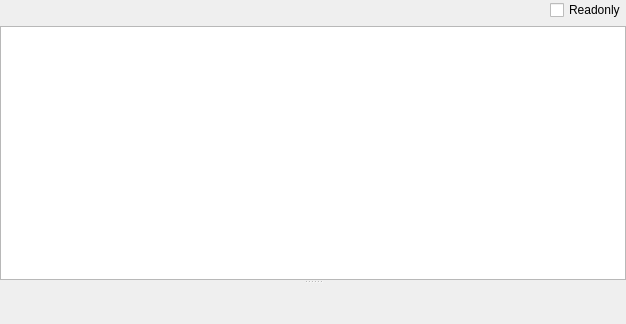
<?xml version="1.0" encoding="UTF-8"?>
<ui version="4.0">
 <class>MACHSectionHeaderWidget</class>
 <widget class="QWidget" name="MACHSectionHeaderWidget">
  <property name="geometry">
   <rect>
    <x>0</x>
    <y>0</y>
    <width>626</width>
    <height>324</height>
   </rect>
  </property>
  <property name="windowTitle">
   <string notr="true">Form</string>
  </property>
  <layout class="QVBoxLayout" name="verticalLayout">
   <property name="leftMargin">
    <number>0</number>
   </property>
   <property name="topMargin">
    <number>0</number>
   </property>
   <property name="rightMargin">
    <number>0</number>
   </property>
   <property name="bottomMargin">
    <number>0</number>
   </property>
   <item>
    <layout class="QHBoxLayout" name="horizontalLayout">
     <property name="sizeConstraint">
      <enum>QLayout::SetDefaultConstraint</enum>
     </property>
     <item>
      <spacer name="horizontalSpacer">
       <property name="orientation">
        <enum>Qt::Horizontal</enum>
       </property>
       <property name="sizeHint" stdset="0">
        <size>
         <width>40</width>
         <height>20</height>
        </size>
       </property>
      </spacer>
     </item>
     <item>
      <widget class="QCheckBox" name="checkBoxReadonly">
       <property name="text">
        <string>Readonly</string>
       </property>
      </widget>
     </item>
    </layout>
   </item>
   <item>
    <widget class="QSplitter" name="splitter">
     <property name="orientation">
      <enum>Qt::Vertical</enum>
     </property>
     <widget class="QTableWidget" name="tableWidget">
      <property name="contextMenuPolicy">
       <enum>Qt::CustomContextMenu</enum>
      </property>
      <property name="editTriggers">
       <set>QAbstractItemView::NoEditTriggers</set>
      </property>
      <property name="selectionMode">
       <enum>QAbstractItemView::SingleSelection</enum>
      </property>
      <property name="selectionBehavior">
       <enum>QAbstractItemView::SelectRows</enum>
      </property>
      <attribute name="horizontalHeaderVisible">
       <bool>false</bool>
      </attribute>
      <attribute name="verticalHeaderVisible">
       <bool>false</bool>
      </attribute>
      <attribute name="verticalHeaderDefaultSectionSize">
       <number>21</number>
      </attribute>
     </widget>
     <widget class="ToolsWidget" name="widgetHex" native="true"/>
    </widget>
   </item>
  </layout>
 </widget>
 <customwidgets>
  <customwidget>
   <class>ToolsWidget</class>
   <extends>QWidget</extends>
   <header>toolswidget.h</header>
   <container>1</container>
  </customwidget>
 </customwidgets>
 <resources/>
 <connections/>
</ui>
